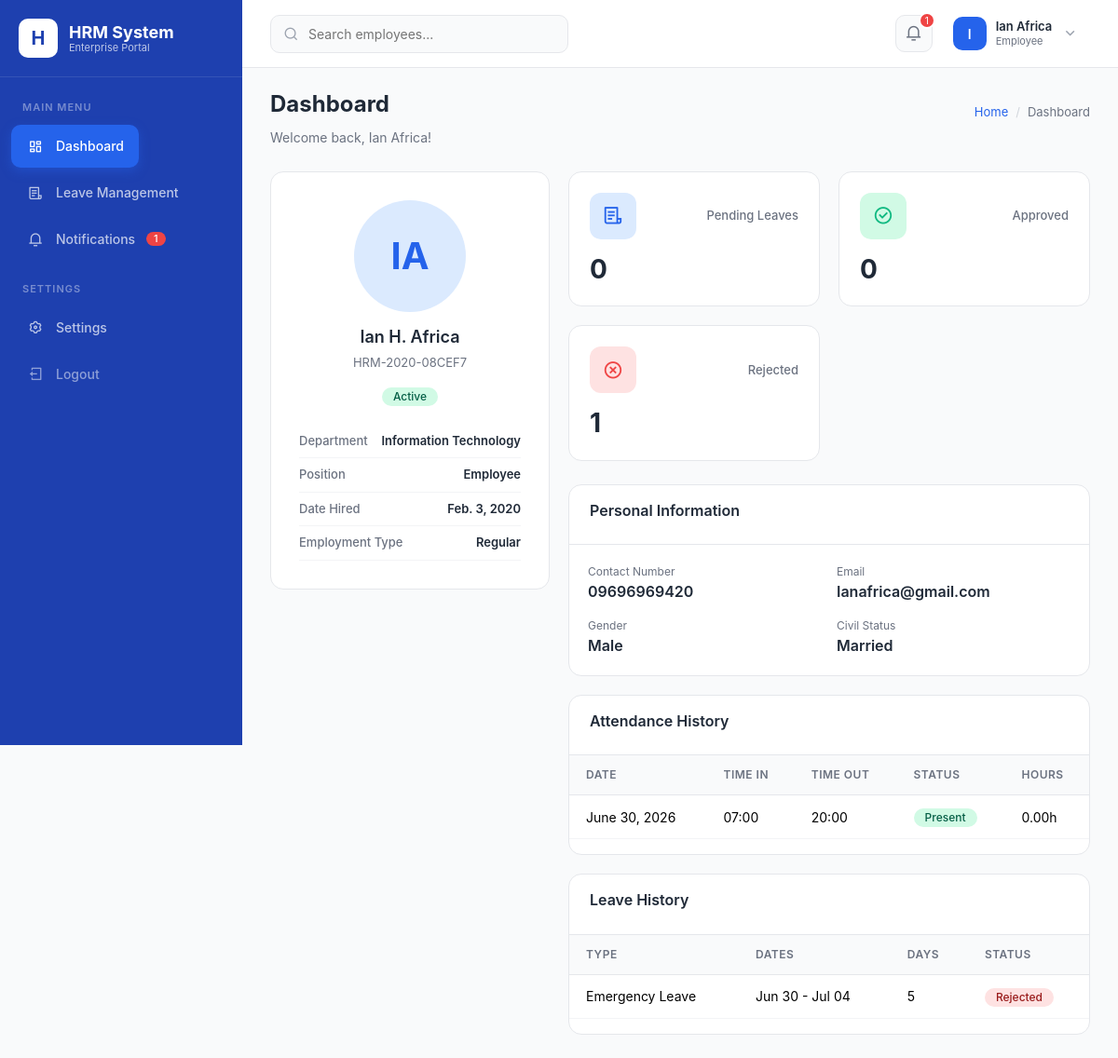
Screenshot of / (signed in) with the database file from the repository.
### core/models.py (models this page shows, shortened)
class Employee(models.Model):
    ROLE_CHOICES = [
        ('admin', 'Admin'),
        ('hr_staff', 'HR Staff'),
        ('manager', 'Manager'),
        ('employee', 'Employee'),
    ]
    CIVIL_STATUS_CHOICES = [
        ('Single', 'Single'),
        ('Married', 'Married'),
        ('Divorced', 'Divorced'),
        ('Widowed', 'Widowed'),
    ]
    GENDER_CHOICES = [
        ('Male', 'Male'),
        ('Female', 'Female'),
        ('Other', 'Other'),
    ]
    EMPLOYMENT_TYPE_CHOICES = [
        ('Regular', 'Regular'),
        ('Probationary', 'Probationary'),
        ('Contractual', 'Contractual'),
        ('Part-Time', 'Part-Time'),
        ('Intern', 'Intern'),
    ]
    EMPLOYMENT_STATUS_CHOICES = [
        ('Active', 'Active'),
        ('Inactive', 'Inactive'),
        ('Resigned', 'Resigned'),
        ('Terminated', 'Terminated'),
        ('Suspended', 'Suspended'),
    ]
    user = models.OneToOneField(User, on_delete=models.CASCADE, related_name='employee')
    employee_id = models.CharField(max_length=20, unique=True, editable=False)
    first_name = models.CharField(max_length=50)
    middle_name = models.CharField(max_length=50, blank=True, null=True)
    last_name = models.CharField(max_length=50)
    gender = models.CharField(max_length=10, choices=GENDER_CHOICES)
    birth_date = models.DateField()
    civil_status = models.CharField(max_length=20, choices=CIVIL_STATUS_CHOICES)
    contact_number = models.CharField(max_length=20)
    email_address = models.EmailField()
    address = models.TextField()
    profile_photo = models.ImageField(upload_to='profiles/', blank=True, null=True)
    department = models.ForeignKey(Department, on_delete=models.SET_NULL, null=True, related_name='employees')
    position = models.CharField(max_length=100, blank=True, null=True)
    employment_type = models.CharField(max_length=20, choices=EMPLOYMENT_TYPE_CHOICES, default='Regular')
    date_hired = models.DateField()
    employment_status = models.CharField(max_length=20, choices=EMPLOYMENT_STATUS_CHOICES, default='Active')
    immediate_supervisor = models.CharField(max_length=100, blank=True, null=True)
    role = models.CharField(max_length=20, choices=ROLE_CHOICES, default='employee')
    created_at = models.DateTimeField(auto_now_add=True)
    updated_at = models.DateTimeField(auto_now=True)
    class Meta:
        ordering = ['last_name', 'first_name']
    @property
    def full_name(self):
        if self.middle_name:
            return f"{self.first_name} {self.middle_name} {self.last_name}"
        return f"{self.first_name} {self.last_name}"

class Department(models.Model):
    name = models.CharField(max_length=100, unique=True)
    code = models.CharField(max_length=10, unique=True)
    description = models.TextField(blank=True, null=True)
    created_at = models.DateTimeField(auto_now_add=True)
    updated_at = models.DateTimeField(auto_now=True)
    class Meta:
        ordering = ['name']

class Attendance(models.Model):
    ATTENDANCE_STATUS = [
        ('Present', 'Present'),
        ('Late', 'Late'),
        ('Absent', 'Absent'),
        ('On Leave', 'On Leave'),
        ('Holiday', 'Holiday'),
    ]
    employee = models.CharField(max_length=100, blank=True, null=True)
    date = models.DateField()
    time_in = models.DateTimeField(null=True, blank=True)
    time_out = models.DateTimeField(null=True, blank=True)
    break_in = models.DateTimeField(null=True, blank=True)
    break_out = models.DateTimeField(null=True, blank=True)
    status = models.CharField(max_length=20, choices=ATTENDANCE_STATUS, default='Present')
    late_minutes = models.IntegerField(default=0)
    overtime_hours = models.DecimalField(max_digits=5, decimal_places=2, default=0)
    total_working_hours = models.DecimalField(max_digits=5, decimal_places=2, default=0)
    remarks = models.TextField(blank=True, null=True)
    created_at = models.DateTimeField(auto_now_add=True)
    updated_at = models.DateTimeField(auto_now=True)
    class Meta:
        ordering = ['-date', 'employee']
        unique_together = ['employee', 'date']

class LeaveRequest(models.Model):
    STATUS_CHOICES = [
        ('Pending', 'Pending'),
        ('Approved', 'Approved'),
        ('Rejected', 'Rejected'),
        ('Cancelled', 'Cancelled'),
    ]
    employee = models.ForeignKey(Employee, on_delete=models.CASCADE, related_name='leave_requests')
    leave_type = models.ForeignKey(LeaveType, on_delete=models.CASCADE, related_name='leave_requests')
    start_date = models.DateField()
    end_date = models.DateField()
    number_of_days = models.IntegerField()
    reason = models.TextField()
    supporting_document = models.FileField(upload_to='documents/leaves/', blank=True, null=True)
    status = models.CharField(max_length=20, choices=STATUS_CHOICES, default='Pending')
    approved_by = models.ForeignKey(Employee, on_delete=models.SET_NULL, null=True, blank=True, related_name='approved_leaves')
    approved_at = models.DateTimeField(null=True, blank=True)
    rejection_reason = models.TextField(blank=True, null=True)
    created_at = models.DateTimeField(auto_now_add=True)
    updated_at = models.DateTimeField(auto_now=True)
    class Meta:
        ordering = ['-created_at']

class LeaveType(models.Model):
    name = models.CharField(max_length=50, unique=True)
    code = models.CharField(max_length=10, unique=True)
    description = models.TextField(blank=True, null=True)
    max_days_per_year = models.IntegerField(default=15)
    is_paid = models.BooleanField(default=True)
    is_active = models.BooleanField(default=True)
    created_at = models.DateTimeField(auto_now_add=True)
    class Meta:
        ordering = ['name']

### core/views/dashboard_views.py (the view)
# urls.py: path('', dashboard_views.dashboard, name='dashboard'),
@login_required
def dashboard(request):
    user_role = get_user_role(request.user)
    today = timezone.now().date()
    first_of_month = today.replace(day=1)
    if user_role == 'employee':
        return _employee_dashboard(request)
    elif user_role == 'hr_staff':
        return _hr_staff_dashboard(request)
    else:
        return _admin_dashboard(request)

### core/context_processors.py (called while the page is built, shortened)
def notification_count(request):
    if request.user.is_authenticated:
        unread_count = Notification.objects.filter(
            recipient=request.user, is_read=False
        ).count()
        recent_notifications = Notification.objects.filter(
            recipient=request.user
        )[:5]
        user_role = get_user_role(request.user)
        return {
            'unread_notifications': unread_count,
            'recent_notifications': recent_notifications,
            'user_role': user_role,
            'user_role_display': ROLE_DISPLAY.get(user_role, 'Employee'),
        }

### templates/dashboard.html (shortened to what this page needs)
{% extends 'base.html' %}
{% load static %}
{% block content %}
<div class="page-header">
    <div class="page-title">
        <h2>Dashboard</h2>
        <small>Welcome back, {{ user.get_full_name|default:user.username }}!</small>
    </div>
    <div class="breadcrumb">
        <a href="{% url 'dashboard' %}">Home</a>
        <span class="separator">/</span>
        <span>Dashboard</span>
    </div>
</div>
{% if dashboard_role == 'employee' %}
    {% if employee %}
    <div class="detail-grid">
        <div>
            <div class="profile-card fade-in">
                <div class="profile-img">{{ employee.first_name|first|upper }}{{ employee.last_name|first|upper }}</div>
                <h4>{{ employee.full_name }}</h4>
                <div class="emp-id">{{ employee.employee_id }}</div>
                <span class="badge badge-{% if employee.employment_status == 'Active' %}success{% else %}secondary{% endif %}">
                    {{ employee.employment_status }}
                </span>
                <div class="info-list">
                    <div class="info-item">
                        <span class="label">Department</span>
                        <span class="value">{{ employee.department.name|default:"--" }}</span>
                    </div>
                    <div class="info-item">
                        <span class="label">Position</span>
                        <span class="value">{{ employee.position|default:"--" }}</span>
                    </div>
                    <div class="info-item">
                        <span class="label">Date Hired</span>
                        <span class="value">{{ employee.date_hired }}</span>
                    </div>
                    <div class="info-item">
                        <span class="label">Employment Type</span>
                        <span class="value">{{ employee.employment_type }}</span>
                    </div>
                </div>
            </div>
        </div>
        <div>
            <div class="dashboard-cards">
                <div class="stat-card fade-in">
                    <div class="card-header">
                        <div class="card-icon blue"><i class="ri-file-list-3-line"></i></div>
                        <span class="card-label">Pending Leaves</span>
                    </div>
                    <div class="card-value">{{ pending_leaves }}</div>
                </div>
                <div class="stat-card fade-in">
                    <div class="card-header">
                        <div class="card-icon green"><i class="ri-checkbox-circle-line"></i></div>
                        <span class="card-label">Approved</span>
                    </div>
                    <div class="card-value">{{ approved_leaves }}</div>
                </div>
                <div class="stat-card fade-in">
                    <div class="card-header">
                        <div class="card-icon red"><i class="ri-close-circle-line"></i></div>
                        <span class="card-label">Rejected</span>
                    </div>
                    <div class="card-value">{{ rejected_leaves }}</div>
                </div>
            </div>
            <div class="table-card fade-in" style="margin-bottom:20px;">
                <div class="table-header">
                    <h5>Personal Information</h5>
                </div>
                <div style="padding:20px;display:grid;grid-template-columns:1fr 1fr;gap:16px;">
                    <div>
                        <div style="font-size:12px;color:var(--gray-500);">Contact Number</div>
                        <div style="font-weight:600;">{{ employee.contact_number|default:"--" }}</div>
                    </div>
                    <div>
                        <div style="font-size:12px;color:var(--gray-500);">Email</div>
                        <div style="font-weight:600;">{{ employee.email_address }}</div>
                    </div>
                    <div>
                        <div style="font-size:12px;color:var(--gray-500);">Gender</div>
                        <div style="font-weight:600;">{{ employee.gender }}</div>
                    </div>
                    <div>
                        <div style="font-size:12px;color:var(--gray-500);">Civil Status</div>
                        <div style="font-weight:600;">{{ employee.civil_status }}</div>
                    </div>
                </div>
            </div>
            <div class="table-card fade-in" style="margin-bottom:20px;">
                <div class="table-header"><h5>Attendance History</h5></div>
                <div class="table-responsive">
                    <table class="table">
                        <thead><tr><th>Date</th><th>Time In</th><th>Time Out</th><th>Status</th><th>Hours</th></tr></thead>
                        <tbody>
                            {% for att in recent_attendance %}
                            <tr>
                                <td>{{ att.date }}</td>
                                <td>{{ att.time_in|time:"H:i"|default:"--" }}</td>
                                <td>{{ att.time_out|time:"H:i"|default:"--" }}</td>
                                <td><span class="badge badge-{% if att.status == 'Present' %}success{% elif att.status == 'Late' %}warning{% else %}danger{% endif %}">{{ att.status }}</span></td>
                                <td>{{ att.total_working_hours }}h</td>
                            </tr>
                            {% empty %}<tr><td colspan="5" style="text-align:center;color:var(--gray-500);">No attendance records found.</td></tr>
                            {% endfor %}
                        </tbody>
                    </table>
                </div>
            </div>
            <div class="table-card fade-in">
                <div class="table-header"><h5>Leave History</h5></div>
                <div class="table-responsive">
                    <table class="table">
                        <thead><tr><th>Type</th><th>Dates</th><th>Days</th><th>Status</th></tr></thead>
                        <tbody>
                            {% for leave in recent_leaves %}
                            <tr>
                                <td>{{ leave.leave_type.name }}</td>
                                <td>{{ leave.start_date|date:"M d" }} - {{ leave.end_date|date:"M d" }}</td>
                                <td>{{ leave.number_of_days }}</td>
                                <td><span class="badge badge-{% if leave.status == 'Approved' %}success{% elif leave.status == 'Rejected' %}danger{% elif leave.status == 'Pending' %}warning{% else %}secondary{% endif %}">{{ leave.status }}</span></td>
                            </tr>
                            {% empty %}<tr><td colspan="4" style="text-align:center;color:var(--gray-500);">No leave requests found.</td></tr>
                            {% endfor %}
                        </tbody>
                    </table>
                </div>
            </div>
        </div>
    </div>
    {% else %}
    <div class="empty-state">
        <i class="ri-user-line"></i>
        <h5>No Employee Profile</h5>
        <p>Your employee profile has not been set up yet. Please contact HR.</p>
    </div>
    {% endif %}
{% endif %}
{% endblock %}

### templates/navbar.html (shortened to what this page needs)
{% load static %}
<nav class="top-navbar">
    <div class="navbar-left">
        <div class="search-box">
            <i class="ri-search-line"></i>
            <form method="GET" action="{% url 'employee_list' %}" style="display:inline;">
                <input type="text" name="search" placeholder="Search employees..." value="{{ search_query|default:'' }}">
            </form>
        </div>
    </div>
    <div class="navbar-right">
        <div class="position-relative">
            <button class="nav-icon" id="notificationBtn">
                <i class="ri-notification-3-line"></i>
                {% if unread_notifications > 0 %}
                <span class="notification-dot">{{ unread_notifications }}</span>
                {% endif %}
            </button>
        </div>
        <div class="position-relative">
            <div class="user-dropdown" id="userDropdownBtn">
                <div class="user-avatar">
                    {% with name=user.get_full_name|default:user.username %}
                    {{ name|make_list|first|upper }}
                    {% endwith %}
                </div>
                <div class="user-info">
                    <div class="name">{{ user.get_full_name|default:user.username }}</div>
                    <div class="role">{{ user_role_display|default:"Employee" }}</div>
                </div>
                <i class="ri-arrow-down-s-line" style="color:var(--gray-400);font-size:18px;"></i>
            </div>
        </div>
    </div>
</nav>

### rows the page displays
Employee: first_name|first "I", last_name|first "A", full_name "Ian H. Africa", employee_id "HRM-2020-08CEF7", employment_status "Active", department.name "Information Technology", position "Employee", date_hired "Feb. 3, 2020", employment_type "Regular", contact_number "09696969420", email_address "Ianafrica@gmail.com", gender "Male", civil_status "Married"
Attendance: date "June 30, 2026", time_in "07:00", time_out "20:00", status "Present", total_working_hours "0.00"
LeaveRequest: leave_type.name "Emergency Leave", start_date "Jun 30", end_date "Jul 04", number_of_days "5", status "Rejected"

### other values shown
{{ unread_notifications }} "1"
{{ name|make_list|first|upper }} "I"
{{ user.get_full_name|default:user.username }} "Ian Africa"
{{ user_role_display|default:"Employee" }} "Employee"
{{ pending_leaves }} "0"
{{ approved_leaves }} "0"
{{ rejected_leaves }} "1"
